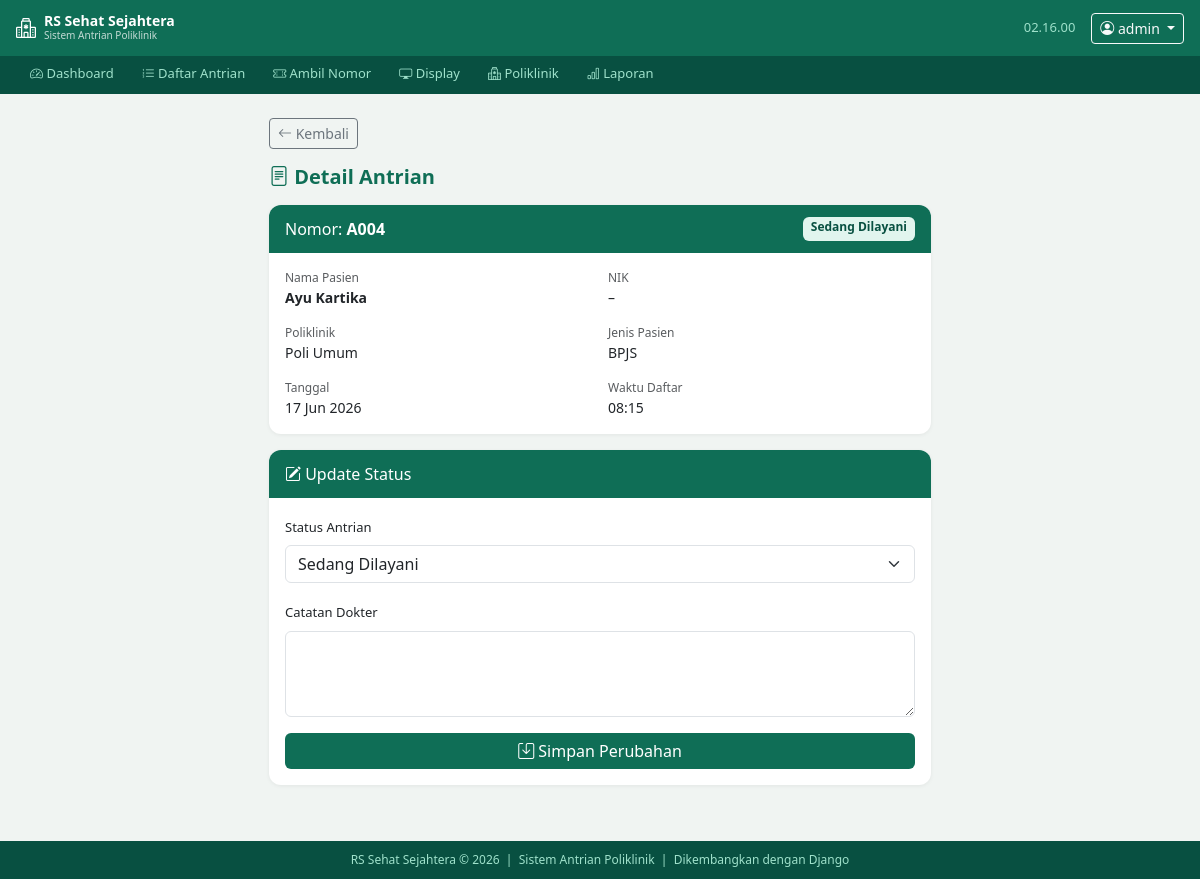
Page /antrian/46/ (signed in) on the committed database.
### antrian/models.py (models this page shows, shortened)
class Antrian(models.Model):
    STATUS_CHOICES = [
        ('menunggu', 'Menunggu'),
        ('dipanggil', 'Dipanggil'),
        ('dilayani', 'Sedang Dilayani'),
        ('selesai', 'Selesai'),
        ('batal', 'Batal / Tidak Hadir'),
    ]
    poliklinik = models.ForeignKey(Poliklinik, on_delete=models.CASCADE)
    pasien = models.ForeignKey(Pasien, on_delete=models.CASCADE, null=True, blank=True)
    nama_pasien = models.CharField(max_length=150)
    nik = models.CharField(max_length=16, blank=True)
    jenis_pasien = models.CharField(max_length=10, choices=Pasien.JENIS_CHOICES, default='umum')
    keluhan = models.TextField(blank=True)
    nomor_urut = models.PositiveIntegerField()
    kode_antrian = models.CharField(max_length=10)
    tanggal = models.DateField(default=timezone.localdate)
    waktu_daftar = models.DateTimeField(auto_now_add=True)
    waktu_panggil = models.DateTimeField(null=True, blank=True)
    waktu_selesai = models.DateTimeField(null=True, blank=True)
    status = models.CharField(max_length=15, choices=STATUS_CHOICES, default='menunggu')
    catatan_dokter = models.TextField(blank=True)
    class Meta:
        verbose_name = 'Antrian'
        verbose_name_plural = 'Antrian'
        ordering = ['tanggal', 'poliklinik', 'nomor_urut']
        unique_together = ['poliklinik', 'tanggal', 'nomor_urut']

class Poliklinik(models.Model):
    KODE_CHOICES = [
        ('A', 'Poli Umum'),
        ('B', 'Poli Anak'),
        ('C', 'Poli Gigi'),
        ('D', 'Poli Kandungan'),
        ('E', 'Poli Jantung'),
        ('F', 'Poli Mata'),
    ]
    kode = models.CharField(max_length=2, unique=True)
    nama = models.CharField(max_length=100)
    ruangan = models.CharField(max_length=20, default='Ruang 1')
    dokter = models.CharField(max_length=100, blank=True)
    aktif = models.BooleanField(default=True)
    class Meta:
        verbose_name = 'Poliklinik'
        verbose_name_plural = 'Poliklinik'
        ordering = ['kode']

### antrian/views.py (the view, shortened to what this page needs)
# urls.py: path('antrian/<int:pk>/', views.detail_antrian, name='detail_antrian'),
@login_required
def detail_antrian(request, pk):
    antrian = get_object_or_404(Antrian, pk=pk)
    form = UpdateStatusForm(request.POST or None, instance=antrian)
    return render(request, 'antrian/detail_antrian.html', {'antrian': antrian, 'form': form})

### antrian/forms.py
class UpdateStatusForm(forms.ModelForm):
    class Meta:
        model = Antrian
        fields = ['status', 'catatan_dokter']
        widgets = {
            'status': forms.Select(attrs={'class': 'form-select'}),
            'catatan_dokter': forms.Textarea(attrs={'class': 'form-control', 'rows': 3}),
        }
        labels = {
            'status': 'Status Antrian',
            'catatan_dokter': 'Catatan Dokter',
        }

### antrian/templates/antrian/detail_antrian.html (shortened to what this page needs)
{% extends 'antrian/base.html' %}
{% block content %}
<div class="row justify-content-center">
  <div class="col-lg-7">
    <a href="{% url 'daftar_antrian' %}" class="btn btn-sm btn-outline-secondary mb-3"><i class="bi bi-arrow-left"></i> Kembali</a>
    <h5 class="fw-bold mb-3" style="color:#0F6E56"><i class="bi bi-file-text"></i> Detail Antrian</h5>
    <div class="card mb-3">
      <div class="card-header-rs d-flex justify-content-between">
        <span>Nomor: <strong>{{ antrian.kode_antrian }}</strong></span>
        <span class="badge badge-{{ antrian.status }} px-2 py-1">{{ antrian.get_status_display }}</span>
      </div>
      <div class="card-body">
        <div class="row g-3" style="font-size:14px">
          <div class="col-6"><span class="text-muted d-block" style="font-size:12px">Nama Pasien</span><strong>{{ antrian.nama_pasien }}</strong></div>
          <div class="col-6"><span class="text-muted d-block" style="font-size:12px">NIK</span>{{ antrian.nik|default:"–" }}</div>
          <div class="col-6"><span class="text-muted d-block" style="font-size:12px">Poliklinik</span>{{ antrian.poliklinik.nama }}</div>
          <div class="col-6"><span class="text-muted d-block" style="font-size:12px">Jenis Pasien</span>{{ antrian.get_jenis_pasien_display }}</div>
          <div class="col-6"><span class="text-muted d-block" style="font-size:12px">Tanggal</span>{{ antrian.tanggal|date:"d M Y" }}</div>
          <div class="col-6"><span class="text-muted d-block" style="font-size:12px">Waktu Daftar</span>{{ antrian.waktu_daftar|time:"H:i" }}</div>
        </div>
      </div>
    </div>
    <div class="card">
      <div class="card-header-rs"><i class="bi bi-pencil-square"></i> Update Status</div>
      <div class="card-body">
        <form method="post">
          <div class="mb-3">
            <label class="form-label" style="font-size:13px">Status Antrian</label>
            {{ form.status }}
          </div>
          <div class="mb-3">
            <label class="form-label" style="font-size:13px">Catatan Dokter</label>
            {{ form.catatan_dokter }}
          </div>
          <button type="submit" class="btn btn-rs w-100"><i class="bi bi-save"></i> Simpan Perubahan</button>
        </form>
      </div>
    </div>
  </div>
</div>
{% endblock %}

### antrian/templates/antrian/base.html (shortened to what this page needs)
<!DOCTYPE html>
<html lang="id">
<head>
  <link href="https://cdn.jsdelivr.net/npm/bootstrap@5.3.0/dist/css/bootstrap.min.css" rel="stylesheet">
  <link href="https://cdn.jsdelivr.net/npm/bootstrap-icons@1.11.0/font/bootstrap-icons.css" rel="stylesheet">
</head>
<body>
<nav class="navbar navbar-expand-lg navbar-rs px-3">
  <a class="navbar-brand d-flex align-items-center gap-2" href="{% url 'dashboard' %}">
    <i class="bi bi-hospital fs-5"></i>
    <div>
      <div style="font-size:14px;font-weight:600;line-height:1">RS Sehat Sejahtera</div>
      <div style="font-size:10px;opacity:.75">Sistem Antrian Poliklinik</div>
    </div>
  </a>
  <div class="ms-auto d-flex align-items-center gap-3">
    <span class="navbar-text" id="jam-navbar"></span>
    {% if user.is_authenticated %}
    <div class="dropdown">
      <button class="btn btn-sm btn-outline-light dropdown-toggle" data-bs-toggle="dropdown">
        <i class="bi bi-person-circle"></i> {{ user.username }}
      </button>
    </div>
    {% endif %}
  </div>
</nav>
{% if user.is_authenticated %}
<div class="subnav">
  <ul class="nav">
    <li class="nav-item"><a class="nav-link {% if request.resolver_match.url_name == 'dashboard' %}active{% endif %}" href="{% url 'dashboard' %}"><i class="bi bi-speedometer2"></i> Dashboard</a></li>
    <li class="nav-item"><a class="nav-link {% if request.resolver_match.url_name == 'daftar_antrian' %}active{% endif %}" href="{% url 'daftar_antrian' %}"><i class="bi bi-list-ol"></i> Daftar Antrian</a></li>
    <li class="nav-item"><a class="nav-link {% if request.resolver_match.url_name == 'ambil_antrian' %}active{% endif %}" href="{% url 'ambil_antrian' %}"><i class="bi bi-ticket-perforated"></i> Ambil Nomor</a></li>
    <li class="nav-item"><a class="nav-link {% if request.resolver_match.url_name == 'display_board' %}active{% endif %}" href="{% url 'display_board' %}" target="_blank"><i class="bi bi-display"></i> Display</a></li>
    <li class="nav-item"><a class="nav-link {% if request.resolver_match.url_name == 'kelola_poliklinik' %}active{% endif %}" href="{% url 'kelola_poliklinik' %}"><i class="bi bi-hospital"></i> Poliklinik</a></li>
    <li class="nav-item"><a class="nav-link {% if request.resolver_match.url_name == 'laporan' %}active{% endif %}" href="{% url 'laporan' %}"><i class="bi bi-bar-chart"></i> Laporan</a></li>
  </ul>
</div>
{% endif %}
<main class="container-fluid px-4 py-3">
  {% block content %}{% endblock %}
</main>
<footer class="text-center">
  <div>RS Sehat Sejahtera &copy; 2026 &nbsp;|&nbsp; Sistem Antrian Poliklinik &nbsp;|&nbsp; Dikembangkan dengan Django</div>
</footer>
</body>
</html>

### antrian/templates/antrian/base.html (style rules this page uses)
:root { --rs-hijau: #0F6E56; --rs-hijau-gelap: #085041; --rs-hijau-muda: #E1F5EE; --rs-hijau-terang: #5DCAA5; }
body { background: #f0f4f2; font-family: 'Segoe UI', sans-serif; }
.navbar-rs { background: var(--rs-hijau); }
.navbar-rs .navbar-brand, .navbar-rs .nav-link { color: #fff !important; }
.navbar-rs .navbar-text { color: #9FE1CB; font-size: 13px; }
.subnav { background: var(--rs-hijau-gelap); padding: 0 16px; }
.subnav .nav-link { color: #9FE1CB !important; font-size: 13px; padding: 8px 14px; border-bottom: 2px solid transparent; }
.card { border: none; border-radius: 12px; box-shadow: 0 1px 4px rgba(0,0,0,.06); }
.card-header-rs { background: var(--rs-hijau); color: #fff; border-radius: 12px 12px 0 0 !important; padding: 12px 16px; font-weight: 500; }
.badge-dilayani { background: var(--rs-hijau-muda); color: var(--rs-hijau-gelap); }
.btn-rs { background: var(--rs-hijau); color: #fff; border: none; }
footer { background: var(--rs-hijau-gelap); color: #9FE1CB; font-size: 12px; padding: 10px 0; margin-top: 40px; }

### rows in the picture
Antrian: kode_antrian "A004", status "Sedang Dilayani", nama_pasien "Ayu Kartika", nik "–", poliklinik.nama "Poli Umum", jenis_pasien "BPJS", tanggal "17 Jun 2026", waktu_daftar "08:15"

### other values in the picture
{{ user.username }} "admin"
